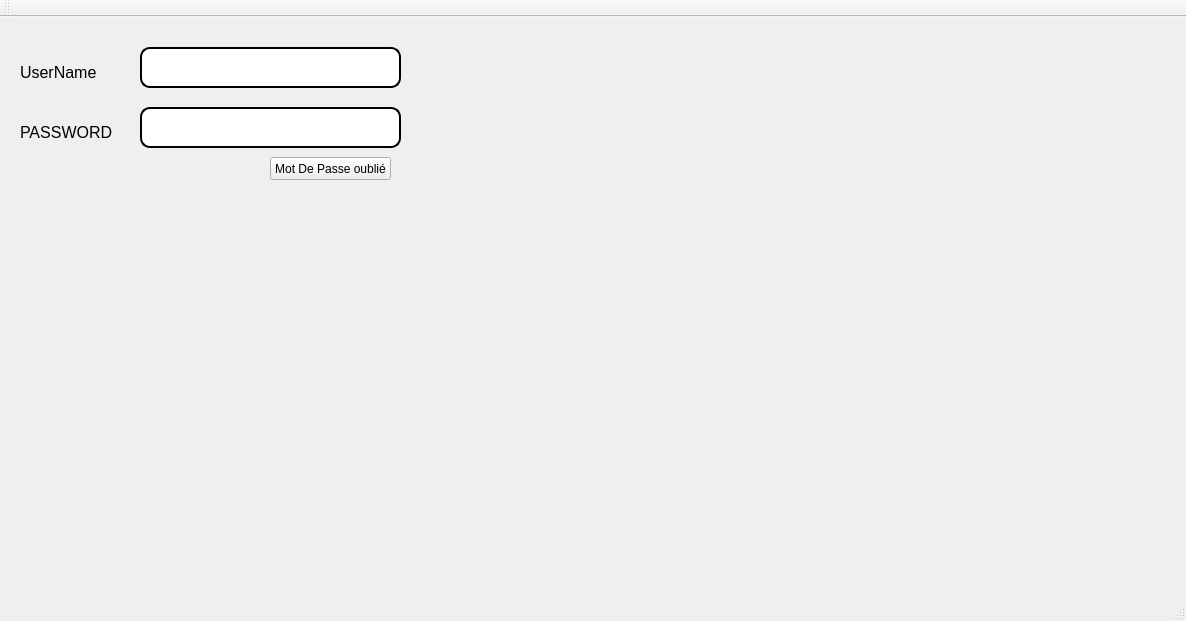
<?xml version="1.0" encoding="UTF-8"?>
<ui version="4.0">
 <class>MainWindow</class>
 <widget class="QMainWindow" name="MainWindow">
  <property name="geometry">
   <rect>
    <x>0</x>
    <y>0</y>
    <width>1186</width>
    <height>621</height>
   </rect>
  </property>
  <property name="windowTitle">
   <string>Bienvenue a SmartFarmer</string>
  </property>
  <widget class="QWidget" name="centralWidget">
   <widget class="QStackedWidget" name="stackedWidget">
    <property name="geometry">
     <rect>
      <x>0</x>
      <y>0</y>
      <width>1191</width>
      <height>561</height>
     </rect>
    </property>
    <property name="styleSheet">
     <string notr="true">background-image: url(:/images/Microsoft-EP_Graphic_10.16.jpg);</string>
    </property>
    <property name="currentIndex">
     <number>0</number>
    </property>
    <widget class="QWidget" name="page">
     <widget class="QLineEdit" name="lineEdit_password">
      <property name="geometry">
       <rect>
        <x>140</x>
        <y>90</y>
        <width>261</width>
        <height>41</height>
       </rect>
      </property>
      <property name="styleSheet">
       <string notr="true">border-style:solid;
bordor-color:white;
border-width:2px;
border-radius:10px;
color:rjb(255,255,255);</string>
      </property>
      <property name="echoMode">
       <enum>QLineEdit::Password</enum>
      </property>
     </widget>
     <widget class="QPushButton" name="pushButton_Login">
      <property name="geometry">
       <rect>
        <x>440</x>
        <y>40</y>
        <width>91</width>
        <height>71</height>
       </rect>
      </property>
      <property name="styleSheet">
       <string notr="true">border-radius:10px;
color:rjb(255,255,255);
background-image: url(:/img/img/login-rounded-right.png);</string>
      </property>
      <property name="text">
       <string/>
      </property>
     </widget>
     <widget class="QLineEdit" name="lineEdit_username">
      <property name="geometry">
       <rect>
        <x>140</x>
        <y>30</y>
        <width>261</width>
        <height>41</height>
       </rect>
      </property>
      <property name="styleSheet">
       <string notr="true">border-style:solid;
bordor-color:white;
border-width:2px;
border-radius:10px;
color:rjb(255,255,255);</string>
      </property>
      <property name="text">
       <string/>
      </property>
     </widget>
     <widget class="QLabel" name="label_6">
      <property name="geometry">
       <rect>
        <x>20</x>
        <y>40</y>
        <width>111</width>
        <height>31</height>
       </rect>
      </property>
      <property name="styleSheet">
       <string notr="true">background-image: url(:/img/img/585e4adacb11b227491c3392.png);

color: rgb(0,0,0);
</string>
      </property>
      <property name="text">
       <string>&lt;html&gt;&lt;head/&gt;&lt;body&gt;&lt;p&gt;&lt;span style=&quot; font-size:12pt;&quot;&gt;UserName&lt;/span&gt;&lt;/p&gt;&lt;/body&gt;&lt;/html&gt;</string>
      </property>
     </widget>
     <widget class="QPushButton" name="pushButton">
      <property name="geometry">
       <rect>
        <x>270</x>
        <y>140</y>
        <width>121</width>
        <height>23</height>
       </rect>
      </property>
      <property name="text">
       <string>Mot De Passe oublié</string>
      </property>
     </widget>
     <widget class="QLabel" name="label_7">
      <property name="geometry">
       <rect>
        <x>20</x>
        <y>100</y>
        <width>111</width>
        <height>31</height>
       </rect>
      </property>
      <property name="styleSheet">
       <string notr="true">background-image: url(:/img/img/585e4adacb11b227491c3392.png);

color: rgb(0,0,0);
</string>
      </property>
      <property name="text">
       <string>&lt;html&gt;&lt;head/&gt;&lt;body&gt;&lt;p&gt;&lt;span style=&quot; font-size:12pt;&quot;&gt;PASSWORD&lt;/span&gt;&lt;/p&gt;&lt;/body&gt;&lt;/html&gt;</string>
      </property>
     </widget>
     <widget class="QLabel" name="label_15">
      <property name="geometry">
       <rect>
        <x>580</x>
        <y>0</y>
        <width>601</width>
        <height>271</height>
       </rect>
      </property>
      <property name="styleSheet">
       <string notr="true">background-image: url(:/images/smartfarmer.png);</string>
      </property>
      <property name="text">
       <string/>
      </property>
     </widget>
     <widget class="QLabel" name="label">
      <property name="geometry">
       <rect>
        <x>810</x>
        <y>480</y>
        <width>371</width>
        <height>71</height>
       </rect>
      </property>
      <property name="styleSheet">
       <string notr="true">background-image: url(:/img/img/logo_original.png);</string>
      </property>
      <property name="text">
       <string/>
      </property>
     </widget>
     <widget class="QLabel" name="label_2">
      <property name="geometry">
       <rect>
        <x>810</x>
        <y>405</y>
        <width>181</width>
        <height>71</height>
       </rect>
      </property>
      <property name="styleSheet">
       <string notr="true">background-image: url(:/img/img/danone-logo-EE7DBAC3E9-seeklogo.com.png);</string>
      </property>
      <property name="text">
       <string/>
      </property>
     </widget>
     <widget class="QLabel" name="label_3">
      <property name="geometry">
       <rect>
        <x>1000</x>
        <y>410</y>
        <width>181</width>
        <height>71</height>
       </rect>
      </property>
      <property name="styleSheet">
       <string notr="true">background-image: url(:/img/img/PRESIDENT.png);</string>
      </property>
      <property name="text">
       <string/>
      </property>
     </widget>
     <widget class="QLabel" name="label_4">
      <property name="geometry">
       <rect>
        <x>0</x>
        <y>430</y>
        <width>121</width>
        <height>121</height>
       </rect>
      </property>
      <property name="styleSheet">
       <string notr="true">background-image: url(:/img/img/1024px-Volkswagen_Logo_till_1995.svg.png);</string>
      </property>
      <property name="text">
       <string/>
      </property>
     </widget>
    </widget>
    <widget class="QWidget" name="page_2">
     <widget class="QLabel" name="label_8">
      <property name="geometry">
       <rect>
        <x>370</x>
        <y>170</y>
        <width>71</width>
        <height>20</height>
       </rect>
      </property>
      <property name="styleSheet">
       <string notr="true">border-style:solid;
bordor-color:white;
border-width:2px;
border-radius:10px;
color:rjb(255,255,255);</string>
      </property>
      <property name="text">
       <string>Password</string>
      </property>
     </widget>
     <widget class="QLineEdit" name="lineEdit_password_2">
      <property name="geometry">
       <rect>
        <x>490</x>
        <y>170</y>
        <width>131</width>
        <height>22</height>
       </rect>
      </property>
      <property name="styleSheet">
       <string notr="true">border-style:solid;
bordor-color:white;
border-width:2px;
border-radius:10px;
color:rjb(255,255,255);</string>
      </property>
      <property name="echoMode">
       <enum>QLineEdit::Password</enum>
      </property>
     </widget>
     <widget class="QLabel" name="label_9">
      <property name="geometry">
       <rect>
        <x>370</x>
        <y>120</y>
        <width>61</width>
        <height>20</height>
       </rect>
      </property>
      <property name="styleSheet">
       <string notr="true">border-style:solid;
bordor-color:white;
border-width:2px;
border-radius:10px;
color:rjb(255,255,255);</string>
      </property>
      <property name="text">
       <string>UserName</string>
      </property>
     </widget>
     <widget class="QLineEdit" name="lineEdit_username_2">
      <property name="geometry">
       <rect>
        <x>490</x>
        <y>120</y>
        <width>131</width>
        <height>21</height>
       </rect>
      </property>
      <property name="styleSheet">
       <string notr="true">border-style:solid;
bordor-color:white;
border-width:2px;
border-radius:10px;
color:rjb(255,255,255);</string>
      </property>
      <property name="text">
       <string/>
      </property>
     </widget>
     <widget class="QPushButton" name="pushButton_Login_2">
      <property name="geometry">
       <rect>
        <x>380</x>
        <y>360</y>
        <width>281</width>
        <height>28</height>
       </rect>
      </property>
      <property name="styleSheet">
       <string notr="true">border-style:solid;
bordor-color:white;
border-width:2px;
border-radius:10px;
color:rjb(255,255,255);</string>
      </property>
      <property name="text">
       <string>Login</string>
      </property>
     </widget>
     <widget class="QLineEdit" name="lineEdit_password_3">
      <property name="geometry">
       <rect>
        <x>470</x>
        <y>270</y>
        <width>151</width>
        <height>22</height>
       </rect>
      </property>
      <property name="styleSheet">
       <string notr="true">border-style:solid;
bordor-color:white;
border-width:2px;
border-radius:10px;
color:rjb(255,255,255);</string>
      </property>
      <property name="echoMode">
       <enum>QLineEdit::Password</enum>
      </property>
     </widget>
     <widget class="QLabel" name="label_10">
      <property name="geometry">
       <rect>
        <x>360</x>
        <y>270</y>
        <width>81</width>
        <height>20</height>
       </rect>
      </property>
      <property name="styleSheet">
       <string notr="true">border-style:solid;
bordor-color:white;
border-width:2px;
border-radius:10px;
color:rjb(255,255,255);</string>
      </property>
      <property name="text">
       <string>New Password</string>
      </property>
     </widget>
     <widget class="QPushButton" name="pushButton_Login_3">
      <property name="geometry">
       <rect>
        <x>50</x>
        <y>450</y>
        <width>71</width>
        <height>28</height>
       </rect>
      </property>
      <property name="styleSheet">
       <string notr="true">border-style:solid;
bordor-color:white;
border-width:2px;
border-radius:10px;
color:rjb(255,255,255);</string>
      </property>
      <property name="text">
       <string>Retour</string>
      </property>
     </widget>
    </widget>
   </widget>
  </widget>
  <widget class="QMenuBar" name="menuBar">
   <property name="geometry">
    <rect>
     <x>0</x>
     <y>0</y>
     <width>1186</width>
     <height>26</height>
    </rect>
   </property>
  </widget>
  <widget class="QToolBar" name="mainToolBar">
   <attribute name="toolBarArea">
    <enum>TopToolBarArea</enum>
   </attribute>
   <attribute name="toolBarBreak">
    <bool>false</bool>
   </attribute>
  </widget>
  <widget class="QStatusBar" name="statusBar"/>
 </widget>
 <layoutdefault spacing="6" margin="11"/>
 <resources/>
 <connections/>
</ui>
